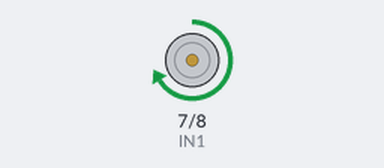
A sketch run on a simulated Arduino Uno, built with avr-gcc and run on an emulated ATmega328P. On the bench: motor-driver pin pairs drawn as motors (green arrow = first pin HIGH = forward, orange = second pin HIGH = backward, longer = more drive, scaled by the enable pin).

Above: at 1.5 s.
At 6.5 s:
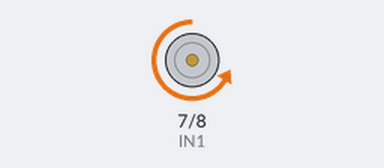
At 9.0 s:
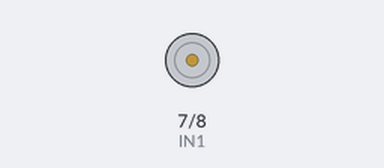
Timing chart, 0 to 13.0 s (numbered marks = the images above):
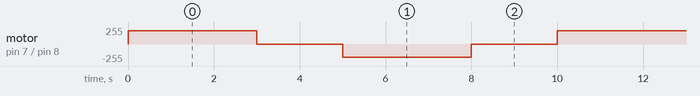

The sketch:

Motor_control_using_arduino.ino
```cpp
// Motor driver pins
const int ENA = 5;   // Enable pin (PWM)
const int IN1 = 7;   // Direction pin 1
const int IN2 = 8;   // Direction pin 2

void setup() {
  pinMode(ENA, OUTPUT);
  pinMode(IN1, OUTPUT);
  pinMode(IN2, OUTPUT);
}

void loop() {

  // Rotate motor FORWARD
  digitalWrite(IN1, HIGH);
  digitalWrite(IN2, LOW);
  analogWrite(ENA, 200);   // Speed (0–255)

  delay(3000);  // Run for 3 seconds

  // Stop motor
  analogWrite(ENA, 0);
  delay(2000);

  // Rotate motor BACKWARD
  digitalWrite(IN1, LOW);
  digitalWrite(IN2, HIGH);
  analogWrite(ENA, 200);

  delay(3000);

  // Stop motor
  analogWrite(ENA, 0);
  delay(2000);
}
```

Measured:
- by itself, motor on pin 7 (IN1) / pin 8 (IN2): repeats every 10.0 s: stopped 2.0 s, backward 200/255 3.0 s, stopped 2.0 s, forward 200/255 3.0 s
